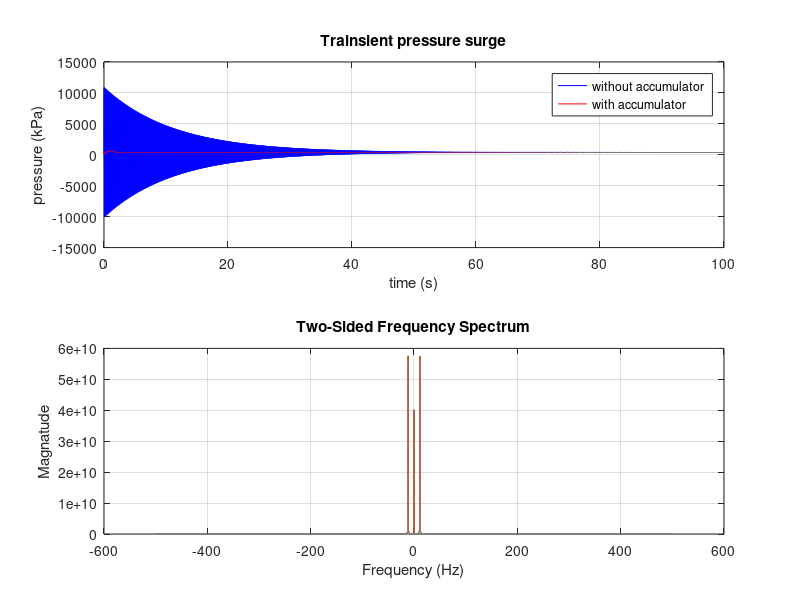

Here is the MATLAB script that generated this plot:
%% Water Hammer Simulation - Ryan Haseman
clear; close all

% Simulates the amplitude of the transient pressure wave in a fluid system
% due to sudden valve closure.

%% physical vars
% pipe properties
    d = .0508; % m pipe outer diameter
    wt = .00165; % m wall thickness of pipe
    L = 20; % m pipe length
    E = 195e9; % pa Young's modulus of pipe material (304 ss)
% fluid properties
    rho = 1000; % kg/m^3 density of the fluid (water)
    bm = 2.15e9; % pa bulk modulus (water)
    mu = 1.307e-3; %N*s/m^2 dynamic viscosity @ 10c
% accumulator properties
    b = 1000; % N*sec/m
    k = 3000; % N/m  Spring constant

%% calculated vars
% dimensional properties
    ID = d-2*wt; % m ID of pipe
    Vpipe = (ID/2)^2*pi * L; % m^3 volume of pipe run
    Vac = .001647; % m^3?? based on 4" round by 8" long accumulator
    a = pi*(ID/2)^2; % m^2 cross-sectional area of flow volume
    aAccum = .008107; % m^2  area of accumulator "piston"
% wave speed 
    sos = sqrt(1/(rho*((1/bm)+((ID)/(E*wt))))); % wave speed
% lumped parameter calculated
    I = rho*L/a; % kg/m^4  inertance
    c1 = Vpipe/bm; % capacitance of pressurized pipe
    c2 = Vac/bm; % capacitance of pressurized accumulator (shearer murphy eq)
    c = c1 + c2; % capacitance of damped system
    m = 1;%rho*sos*a; % mass of water (??) not sure if right
    R = 20e5;%128*mu*L/(pi*ID^4); % pa*s/m^5  resistance from poiseuille law
    
%% Time and frequency arrays
ts = .001; % time domain sampling period
t = 0:ts:100; % time array
N = length(t); % number of "samples"
fsample = 1/ts; % frequency sampling rate
fnyq = fsample/2; % nyquist freq
f =-fnyq:fsample/(N-1):fnyq; % frequency array


%% State equation formulation for accumulator system
Q_int = 13e-3; % m^3/s  initial flow (about 200gpm)
u = 400e3*ones(length(t),1); % pa pressure input

x0 = [...
    0;...
    Q_int;...
    0;...
    0;...
    ];

A1 = [...
    0, 1/c, aAccum/c, 0; ...
    -1/I, -R/I, 0, 0; ...
    -aAccum/m, 0, -b/m, -1/m; ...
    0, 0, k, 0 ...
    ];

B1 = [...
    0;...
    1/I;...
    0;...
    0 ...
    ];

C1 = [...
    1,0,0,0;...
    -aAccum,0,-b,-1;...
    0,0,0,1 ...
    ];

D1= [0;0;0];

sys1 = ss(A1, B1, C1, D1);
sys1.InputName = 'Ps';
sys1.OutputName = {'Pc';'fm';'fk'};
P1 = lsim(sys1,u,t,x0);

%% State equation formulation for system w/o accumulator
x0 = [...
    0;...
    Q_int;...
    ];

A2 = [...
    0, 1/c; ...
    -1/I, -R/I; ...
    ];

B2 = [...
    0;...
    1/I;...
    ];

C2 = [1, 0];

D2= [0];

sys2 = ss(A2, B2, C2, D2)
sys2.InputName = 'Ps';
sys2.OutputName = 'Pc1';
P2 = lsim(sys2,u,t,x0);

%% Frequency specturm
z1 = fftshift(fft(P1(:,1))); % fourier transfor of pressure with accumulator
z2 = fftshift(fft(P2)); % fourier transform for pressure wave w/o accumulator

%% Plot simulations 
figure;
    subplot(2,1,1)
        plot(t,P2/1000, 'b') % simulation without accumulator
        hold on
        plot(t, P1(:,1)/1000, 'r') % simulation with accumulator
        grid on
        title('Trainsient pressure surge')
        xlabel('time (s)')
        ylabel('pressure (kPa)')
        legend('without accumulator','with accumulator')
    subplot(2,1,2)
        plot(f,abs(z2));
        hold on
        plot(f,abs(z2));
        grid on
        title('Two-Sided Frequency Spectrum');
        xlabel('Frequency (Hz)');
        ylabel('Magnatude');

% figure;
%     bodeplot(sys1, sys2);
%     grid on
